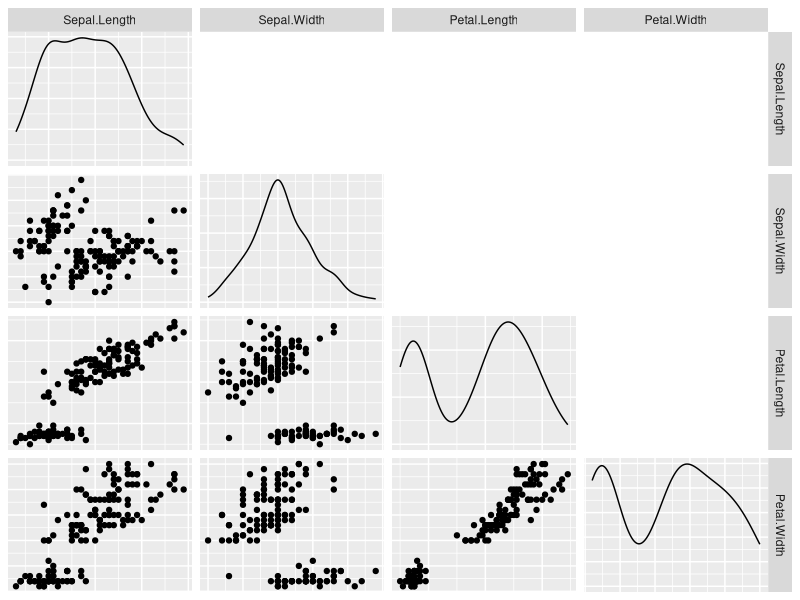
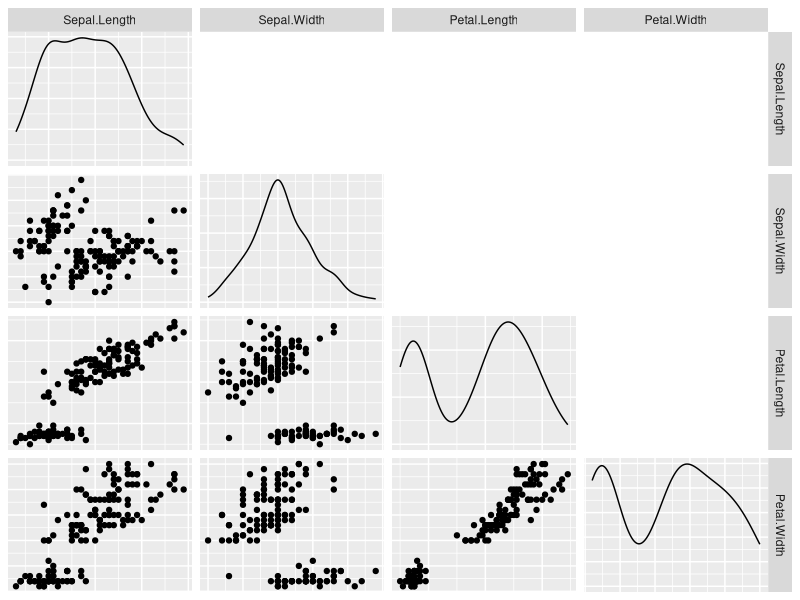

Reproduce these figures in R, in order.
library(GGally)

data(iris)

#actual labeling according to Species
png('Plots/72827-1.png')
ggpairs(iris, columns=c("Sepal.Length", "Sepal.Width", "Petal.Length", "Petal.Width"), colour='Species', lower=list(continuous='points'), axisLabels='none', upper=list(continuous='blank'))
dev.off()

#labeling according to kmeans clustering
set.seed(1234)
iris$Cluster <- factor(kmeans(iris[,c("Sepal.Length", "Sepal.Width", "Petal.Length", "Petal.Width")], centers=length(levels(iris$Species)))$cluster)
png('Plots/72827-2.png')
ggpairs(iris, columns=c("Sepal.Length", "Sepal.Width", "Petal.Length", "Petal.Width"), colour='Cluster', lower=list(continuous='points'), axisLabels='none', upper=list(continuous='blank'))
dev.off()

